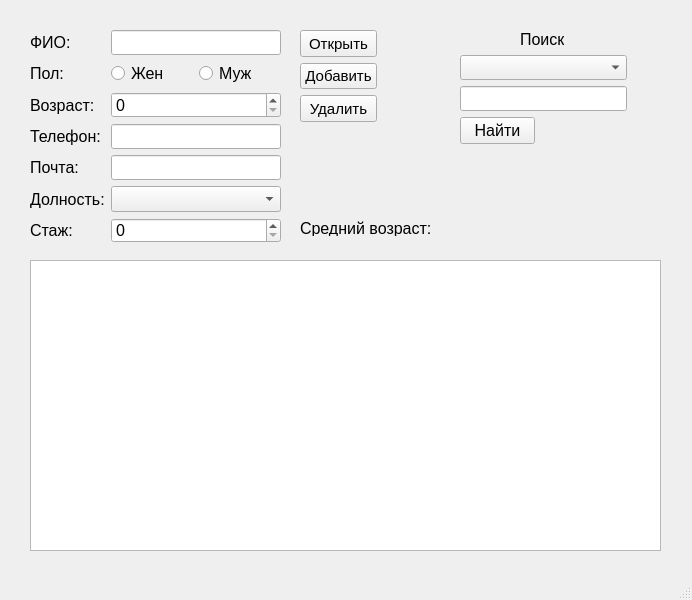
<?xml version="1.0" encoding="UTF-8"?>
<ui version="4.0">
 <class>MainWindow</class>
 <widget class="QMainWindow" name="MainWindow">
  <property name="geometry">
   <rect>
    <x>0</x>
    <y>0</y>
    <width>692</width>
    <height>600</height>
   </rect>
  </property>
  <property name="windowTitle">
   <string>Сотрудники</string>
  </property>
  <widget class="QWidget" name="centralwidget">
   <widget class="QTableWidget" name="twStaffs">
    <property name="geometry">
     <rect>
      <x>30</x>
      <y>260</y>
      <width>631</width>
      <height>291</height>
     </rect>
    </property>
    <property name="font">
     <font>
      <pointsize>10</pointsize>
     </font>
    </property>
   </widget>
   <widget class="QWidget" name="layoutWidget">
    <property name="geometry">
     <rect>
      <x>30</x>
      <y>30</y>
      <width>251</width>
      <height>213</height>
     </rect>
    </property>
    <layout class="QFormLayout" name="formLayout">
     <item row="0" column="0">
      <widget class="QLabel" name="label">
       <property name="sizePolicy">
        <sizepolicy hsizetype="Preferred" vsizetype="Preferred">
         <horstretch>3</horstretch>
         <verstretch>2</verstretch>
        </sizepolicy>
       </property>
       <property name="font">
        <font>
         <pointsize>12</pointsize>
        </font>
       </property>
       <property name="text">
        <string>ФИО:</string>
       </property>
      </widget>
     </item>
     <item row="0" column="1">
      <widget class="QLineEdit" name="leFio">
       <property name="font">
        <font>
         <pointsize>12</pointsize>
        </font>
       </property>
      </widget>
     </item>
     <item row="1" column="0">
      <widget class="QLabel" name="label_2">
       <property name="sizePolicy">
        <sizepolicy hsizetype="Preferred" vsizetype="Preferred">
         <horstretch>3</horstretch>
         <verstretch>2</verstretch>
        </sizepolicy>
       </property>
       <property name="font">
        <font>
         <pointsize>12</pointsize>
        </font>
       </property>
       <property name="text">
        <string>Пол:</string>
       </property>
      </widget>
     </item>
     <item row="1" column="1">
      <layout class="QHBoxLayout" name="horizontalLayout">
       <item>
        <widget class="QRadioButton" name="rbFemale">
         <property name="font">
          <font>
           <pointsize>12</pointsize>
          </font>
         </property>
         <property name="text">
          <string>Жен</string>
         </property>
         <attribute name="buttonGroup">
          <string notr="true">buttonGroup</string>
         </attribute>
        </widget>
       </item>
       <item>
        <widget class="QRadioButton" name="rbMale">
         <property name="font">
          <font>
           <pointsize>12</pointsize>
          </font>
         </property>
         <property name="text">
          <string>Муж</string>
         </property>
         <attribute name="buttonGroup">
          <string notr="true">buttonGroup</string>
         </attribute>
        </widget>
       </item>
      </layout>
     </item>
     <item row="2" column="0">
      <widget class="QLabel" name="label_3">
       <property name="sizePolicy">
        <sizepolicy hsizetype="Preferred" vsizetype="Preferred">
         <horstretch>3</horstretch>
         <verstretch>2</verstretch>
        </sizepolicy>
       </property>
       <property name="font">
        <font>
         <pointsize>12</pointsize>
        </font>
       </property>
       <property name="text">
        <string>Возраст:</string>
       </property>
      </widget>
     </item>
     <item row="2" column="1">
      <widget class="QSpinBox" name="sbAge">
       <property name="font">
        <font>
         <pointsize>12</pointsize>
        </font>
       </property>
      </widget>
     </item>
     <item row="3" column="0">
      <widget class="QLabel" name="label_4">
       <property name="sizePolicy">
        <sizepolicy hsizetype="Preferred" vsizetype="Preferred">
         <horstretch>3</horstretch>
         <verstretch>2</verstretch>
        </sizepolicy>
       </property>
       <property name="font">
        <font>
         <pointsize>12</pointsize>
        </font>
       </property>
       <property name="text">
        <string>Телефон:</string>
       </property>
      </widget>
     </item>
     <item row="3" column="1">
      <widget class="QLineEdit" name="lePhone">
       <property name="font">
        <font>
         <pointsize>12</pointsize>
        </font>
       </property>
       <property name="toolTip">
        <string/>
       </property>
       <property name="inputMask">
        <string/>
       </property>
      </widget>
     </item>
     <item row="4" column="0">
      <widget class="QLabel" name="label_5">
       <property name="sizePolicy">
        <sizepolicy hsizetype="Preferred" vsizetype="Preferred">
         <horstretch>3</horstretch>
         <verstretch>2</verstretch>
        </sizepolicy>
       </property>
       <property name="font">
        <font>
         <pointsize>12</pointsize>
        </font>
       </property>
       <property name="text">
        <string>Почта:</string>
       </property>
      </widget>
     </item>
     <item row="4" column="1">
      <widget class="QLineEdit" name="leEmail">
       <property name="font">
        <font>
         <pointsize>12</pointsize>
        </font>
       </property>
      </widget>
     </item>
     <item row="5" column="0">
      <widget class="QLabel" name="label_7">
       <property name="sizePolicy">
        <sizepolicy hsizetype="Preferred" vsizetype="Preferred">
         <horstretch>3</horstretch>
         <verstretch>2</verstretch>
        </sizepolicy>
       </property>
       <property name="font">
        <font>
         <pointsize>12</pointsize>
        </font>
       </property>
       <property name="text">
        <string>Долность:</string>
       </property>
      </widget>
     </item>
     <item row="5" column="1">
      <widget class="QComboBox" name="cbPost">
       <property name="font">
        <font>
         <pointsize>12</pointsize>
        </font>
       </property>
      </widget>
     </item>
     <item row="6" column="0">
      <widget class="QLabel" name="label_6">
       <property name="sizePolicy">
        <sizepolicy hsizetype="Preferred" vsizetype="Preferred">
         <horstretch>3</horstretch>
         <verstretch>2</verstretch>
        </sizepolicy>
       </property>
       <property name="font">
        <font>
         <pointsize>12</pointsize>
        </font>
       </property>
       <property name="text">
        <string>Стаж:</string>
       </property>
      </widget>
     </item>
     <item row="6" column="1">
      <widget class="QSpinBox" name="sbExp">
       <property name="font">
        <font>
         <pointsize>12</pointsize>
        </font>
       </property>
      </widget>
     </item>
    </layout>
   </widget>
   <widget class="QWidget" name="layoutWidget">
    <property name="geometry">
     <rect>
      <x>300</x>
      <y>30</y>
      <width>77</width>
      <height>92</height>
     </rect>
    </property>
    <layout class="QVBoxLayout" name="verticalLayout">
     <item>
      <widget class="QPushButton" name="pbOpen">
       <property name="sizePolicy">
        <sizepolicy hsizetype="Expanding" vsizetype="Expanding">
         <horstretch>0</horstretch>
         <verstretch>0</verstretch>
        </sizepolicy>
       </property>
       <property name="font">
        <font>
         <pointsize>11</pointsize>
        </font>
       </property>
       <property name="mouseTracking">
        <bool>false</bool>
       </property>
       <property name="tabletTracking">
        <bool>false</bool>
       </property>
       <property name="inputMethodHints">
        <set>Qt::ImhNone</set>
       </property>
       <property name="text">
        <string>Открыть</string>
       </property>
       <property name="autoDefault">
        <bool>false</bool>
       </property>
      </widget>
     </item>
     <item>
      <widget class="QPushButton" name="pbInsert">
       <property name="sizePolicy">
        <sizepolicy hsizetype="Expanding" vsizetype="Expanding">
         <horstretch>0</horstretch>
         <verstretch>0</verstretch>
        </sizepolicy>
       </property>
       <property name="font">
        <font>
         <pointsize>11</pointsize>
        </font>
       </property>
       <property name="mouseTracking">
        <bool>false</bool>
       </property>
       <property name="tabletTracking">
        <bool>false</bool>
       </property>
       <property name="inputMethodHints">
        <set>Qt::ImhNone</set>
       </property>
       <property name="text">
        <string>Добавить</string>
       </property>
       <property name="autoDefault">
        <bool>false</bool>
       </property>
      </widget>
     </item>
     <item>
      <widget class="QPushButton" name="pbDelete">
       <property name="sizePolicy">
        <sizepolicy hsizetype="Expanding" vsizetype="Expanding">
         <horstretch>0</horstretch>
         <verstretch>0</verstretch>
        </sizepolicy>
       </property>
       <property name="font">
        <font>
         <pointsize>11</pointsize>
        </font>
       </property>
       <property name="mouseTracking">
        <bool>false</bool>
       </property>
       <property name="tabletTracking">
        <bool>false</bool>
       </property>
       <property name="inputMethodHints">
        <set>Qt::ImhNone</set>
       </property>
       <property name="text">
        <string>Удалить</string>
       </property>
       <property name="autoDefault">
        <bool>false</bool>
       </property>
      </widget>
     </item>
    </layout>
   </widget>
   <widget class="QLabel" name="lblAvgAge">
    <property name="geometry">
     <rect>
      <x>300</x>
      <y>220</y>
      <width>311</width>
      <height>16</height>
     </rect>
    </property>
    <property name="font">
     <font>
      <pointsize>12</pointsize>
     </font>
    </property>
    <property name="text">
     <string>Средний возраст:</string>
    </property>
   </widget>
   <widget class="QPushButton" name="pbFind">
    <property name="geometry">
     <rect>
      <x>460</x>
      <y>117</y>
      <width>75</width>
      <height>27</height>
     </rect>
    </property>
    <property name="font">
     <font>
      <pointsize>12</pointsize>
     </font>
    </property>
    <property name="text">
     <string>Найти</string>
    </property>
   </widget>
   <widget class="QLineEdit" name="leFind">
    <property name="enabled">
     <bool>true</bool>
    </property>
    <property name="geometry">
     <rect>
      <x>460</x>
      <y>86</y>
      <width>167</width>
      <height>25</height>
     </rect>
    </property>
    <property name="sizePolicy">
     <sizepolicy hsizetype="Expanding" vsizetype="Maximum">
      <horstretch>0</horstretch>
      <verstretch>0</verstretch>
     </sizepolicy>
    </property>
    <property name="font">
     <font>
      <pointsize>12</pointsize>
     </font>
    </property>
   </widget>
   <widget class="QComboBox" name="cbColNames">
    <property name="geometry">
     <rect>
      <x>460</x>
      <y>55</y>
      <width>167</width>
      <height>25</height>
     </rect>
    </property>
    <property name="sizePolicy">
     <sizepolicy hsizetype="Preferred" vsizetype="Maximum">
      <horstretch>0</horstretch>
      <verstretch>0</verstretch>
     </sizepolicy>
    </property>
    <property name="font">
     <font>
      <pointsize>12</pointsize>
     </font>
    </property>
   </widget>
   <widget class="QLabel" name="label_8">
    <property name="geometry">
     <rect>
      <x>520</x>
      <y>30</y>
      <width>44</width>
      <height>19</height>
     </rect>
    </property>
    <property name="sizePolicy">
     <sizepolicy hsizetype="Preferred" vsizetype="Preferred">
      <horstretch>3</horstretch>
      <verstretch>2</verstretch>
     </sizepolicy>
    </property>
    <property name="font">
     <font>
      <pointsize>12</pointsize>
     </font>
    </property>
    <property name="text">
     <string>Поиск</string>
    </property>
   </widget>
  </widget>
  <widget class="QMenuBar" name="menubar">
   <property name="geometry">
    <rect>
     <x>0</x>
     <y>0</y>
     <width>692</width>
     <height>21</height>
    </rect>
   </property>
  </widget>
  <widget class="QStatusBar" name="statusbar"/>
 </widget>
 <resources/>
 <connections/>
 <buttongroups>
  <buttongroup name="buttonGroup"/>
 </buttongroups>
</ui>
